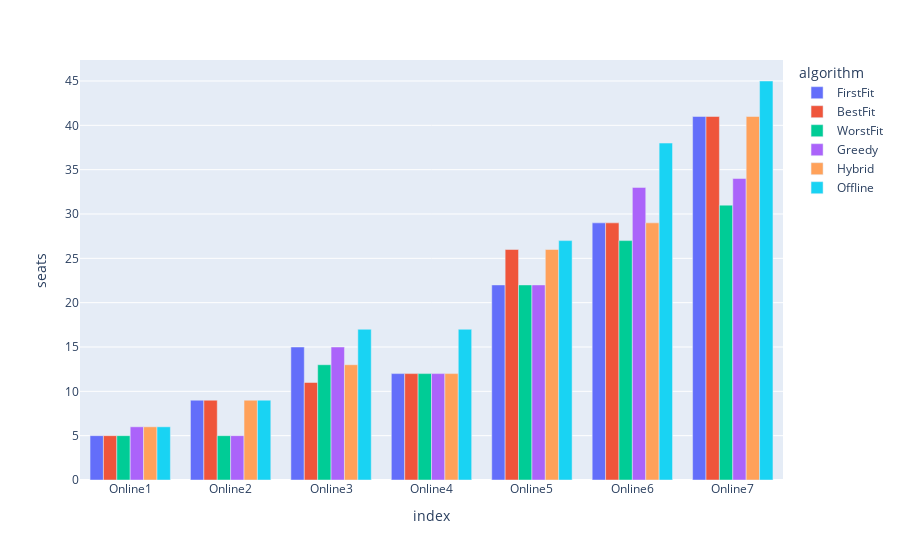

The notebook cell this image was saved under:
### Markdown cell above
## Results

### Code cell
df_fig = df.melt(var_name='algorithm', value_name='seats', ignore_index=False)
fig = px.bar(df_fig, x=df_fig.index, y='seats', color='algorithm', barmode='group')
fig.show()
fig.write_image("results/on-offline.svg")

### Figure 1 — Plotly figure (JSON) as saved in the notebook; plotly's stock layout.template omitted (floating-point values rounded to 4 significant figures)
{"data": [{"alignmentgroup": "True", "hovertemplate": "algorithm=FirstFit<br>index=%{x}<br>seats=%{y}<extra></extra>", "legendgroup": "FirstFit", "marker": {"color": "#636efa"}, "name": "FirstFit", "offsetgroup": "FirstFit", "orientation": "v", "showlegend": true, "textposition": "auto", "type": "bar", "x": ["Online1", "Online2", "Online3", "Online4", "Online5", "Online6", "Online7"], "xaxis": "x", "y": [5, 9, 15, 12, 22, 29, 41], "yaxis": "y"}, {"alignmentgroup": "True", "hovertemplate": "algorithm=BestFit<br>index=%{x}<br>seats=%{y}<extra></extra>", "legendgroup": "BestFit", "marker": {"color": "#EF553B"}, "name": "BestFit", "offsetgroup": "BestFit", "orientation": "v", "showlegend": true, "textposition": "auto", "type": "bar", "x": ["Online1", "Online2", "Online3", "Online4", "Online5", "Online6", "Online7"], "xaxis": "x", "y": [5, 9, 11, 12, 26, 29, 41], "yaxis": "y"}, {"alignmentgroup": "True", "hovertemplate": "algorithm=WorstFit<br>index=%{x}<br>seats=%{y}<extra></extra>", "legendgroup": "WorstFit", "marker": {"color": "#00cc96"}, "name": "WorstFit", "offsetgroup": "WorstFit", "orientation": "v", "showlegend": true, "textposition": "auto", "type": "bar", "x": ["Online1", "Online2", "Online3", "Online4", "Online5", "Online6", "Online7"], "xaxis": "x", "y": [5, 5, 13, 12, 22, 27, 31], "yaxis": "y"}, {"alignmentgroup": "True", "hovertemplate": "algorithm=Greedy<br>index=%{x}<br>seats=%{y}<extra></extra>", "legendgroup": "Greedy", "marker": {"color": "#ab63fa"}, "name": "Greedy", "offsetgroup": "Greedy", "orientation": "v", "showlegend": true, "textposition": "auto", "type": "bar", "x": ["Online1", "Online2", "Online3", "Online4", "Online5", "Online6", "Online7"], "xaxis": "x", "y": [6, 5, 15, 12, 22, 33, 34], "yaxis": "y"}, {"alignmentgroup": "True", "hovertemplate": "algorithm=Hybrid<br>index=%{x}<br>seats=%{y}<extra></extra>", "legendgroup": "Hybrid", "marker": {"color": "#FFA15A"}, "name": "Hybrid", "offsetgroup": "Hybrid", "orientation": "v", "showlegend": true, "textposition": "auto", "type": "bar", "x": ["Online1", "Online2", "Online3", "Online4", "Online5", "Online6", "Online7"], "xaxis": "x", "y": [6, 9, 13, 12, 26, 29, 41], "yaxis": "y"}, {"alignmentgroup": "True", "hovertemplate": "algorithm=Offline<br>index=%{x}<br>seats=%{y}<extra></extra>", "legendgroup": "Offline", "marker": {"color": "#19d3f3"}, "name": "Offline", "offsetgroup": "Offline", "orientation": "v", "showlegend": true, "textposition": "auto", "type": "bar", "x": ["Online1", "Online2", "Online3", "Online4", "Online5", "Online6", "Online7"], "xaxis": "x", "y": [6, 9, 17, 17, 27, 38, 45], "yaxis": "y"}], "layout": {"barmode": "group", "legend": {"title": {"text": "algorithm"}, "tracegroupgap": 0}, "margin": {"t": 60}, "xaxis": {"anchor": "y", "domain": [0, 1], "title": {"text": "index"}}, "yaxis": {"anchor": "x", "domain": [0, 1], "title": {"text": "seats"}}}}
